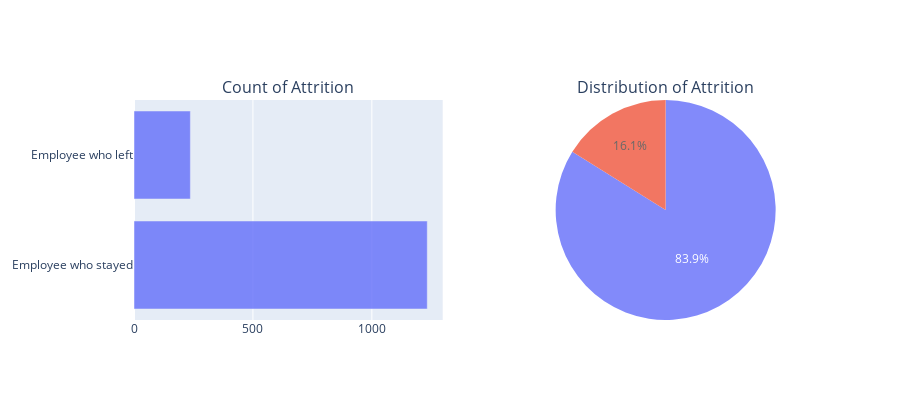

Notebook code cell kept with this figure:
### Code cell
#basic analysis of the distribution of attrition in the data
fig = make_subplots(rows=1, cols=2,
                    specs=[[{"type":"xy"},{"type":"domain"}]],
                    subplot_titles= ("Count of Attrition", "Distribution of Attrition"))

fig.add_trace(go.Bar(x = hr_data['Attrition'].value_counts(),
                     y = ['Employee who stayed', 'Employee who left'],
                     orientation = 'h',
                     opacity=0.8),
                     row=1,col=1)

fig.add_trace(go.Pie(values=hr_data['Attrition'].value_counts(),
                    opacity=0.8),
                    row=1, col=2)
fig.update_layout(height=400, showlegend=False)

fig.show()

### Figure 1 — Plotly figure (JSON) as saved in the notebook; plotly's stock layout.template omitted (floating-point values rounded to 4 significant figures)
{"data": [{"opacity": 0.8, "orientation": "h", "type": "bar", "x": [1233, 237], "xaxis": "x", "y": ["Employee who stayed", "Employee who left"], "yaxis": "y"}, {"domain": {"x": [0.55, 1], "y": [0, 1]}, "opacity": 0.8, "type": "pie", "values": [1233, 237]}], "layout": {"annotations": [{"font": {"size": 16}, "showarrow": false, "text": "Count of Attrition", "x": 0.225, "xanchor": "center", "xref": "paper", "y": 1, "yanchor": "bottom", "yref": "paper"}, {"font": {"size": 16}, "showarrow": false, "text": "Distribution of Attrition", "x": 0.775, "xanchor": "center", "xref": "paper", "y": 1, "yanchor": "bottom", "yref": "paper"}], "height": 400, "showlegend": false, "xaxis": {"anchor": "y", "domain": [0, 0.45]}, "yaxis": {"anchor": "x", "domain": [0, 1]}}}
